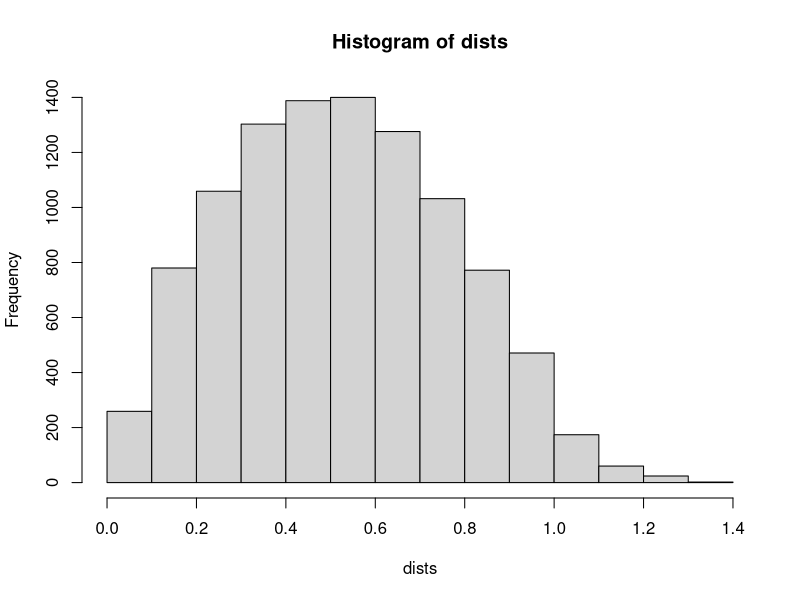

The R script that drew this image:
dists<-c()
 for (i in 1:10000) {
   P1<-runif(2)
   P2<-runif(2)
   dist<-sqrt(sum((P1-P2)^2))
   dists<-c(dists, dist) 
}
mean.dist<-mean(dists) 
sd.dist<-sd(dists)
cat(mean.dist,sd.dist,"\n")
hist(dists)